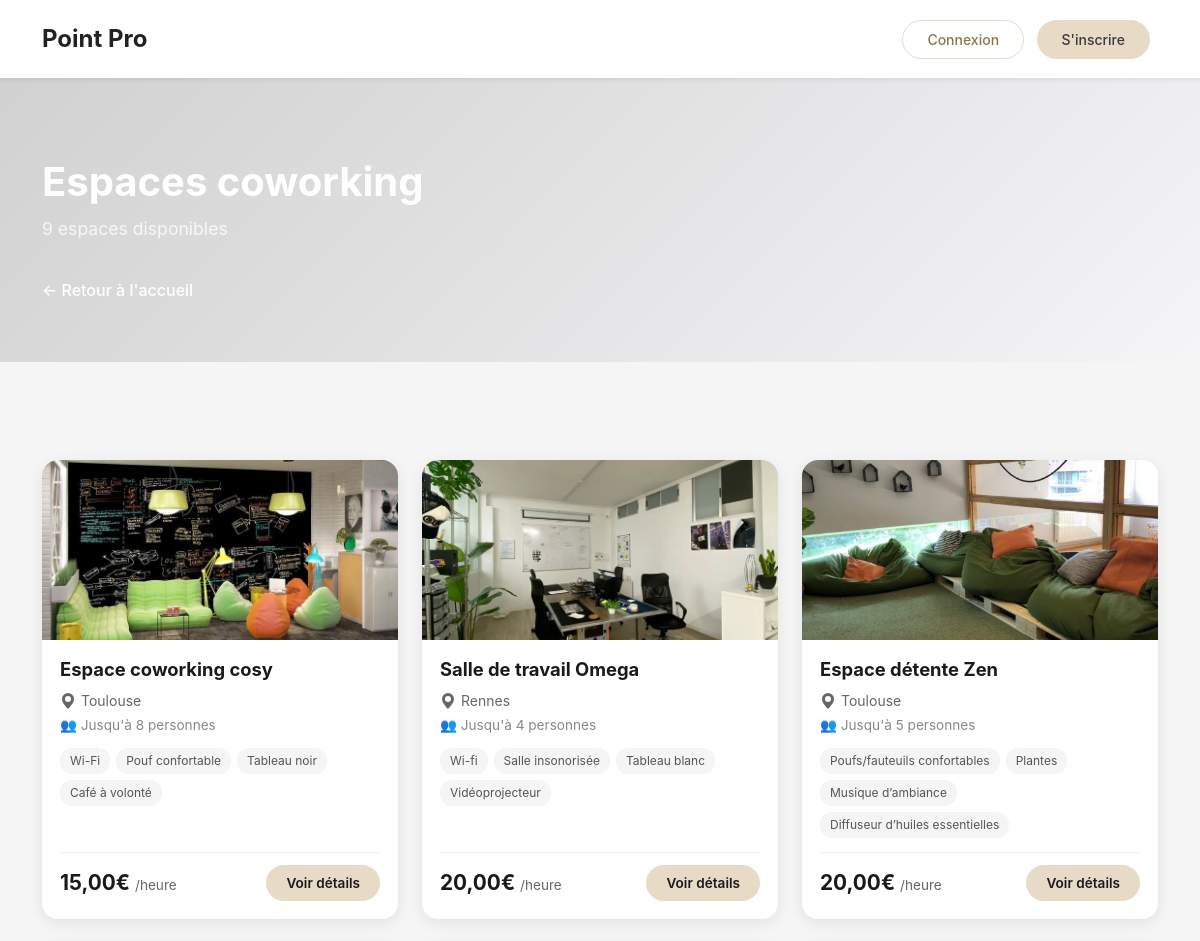
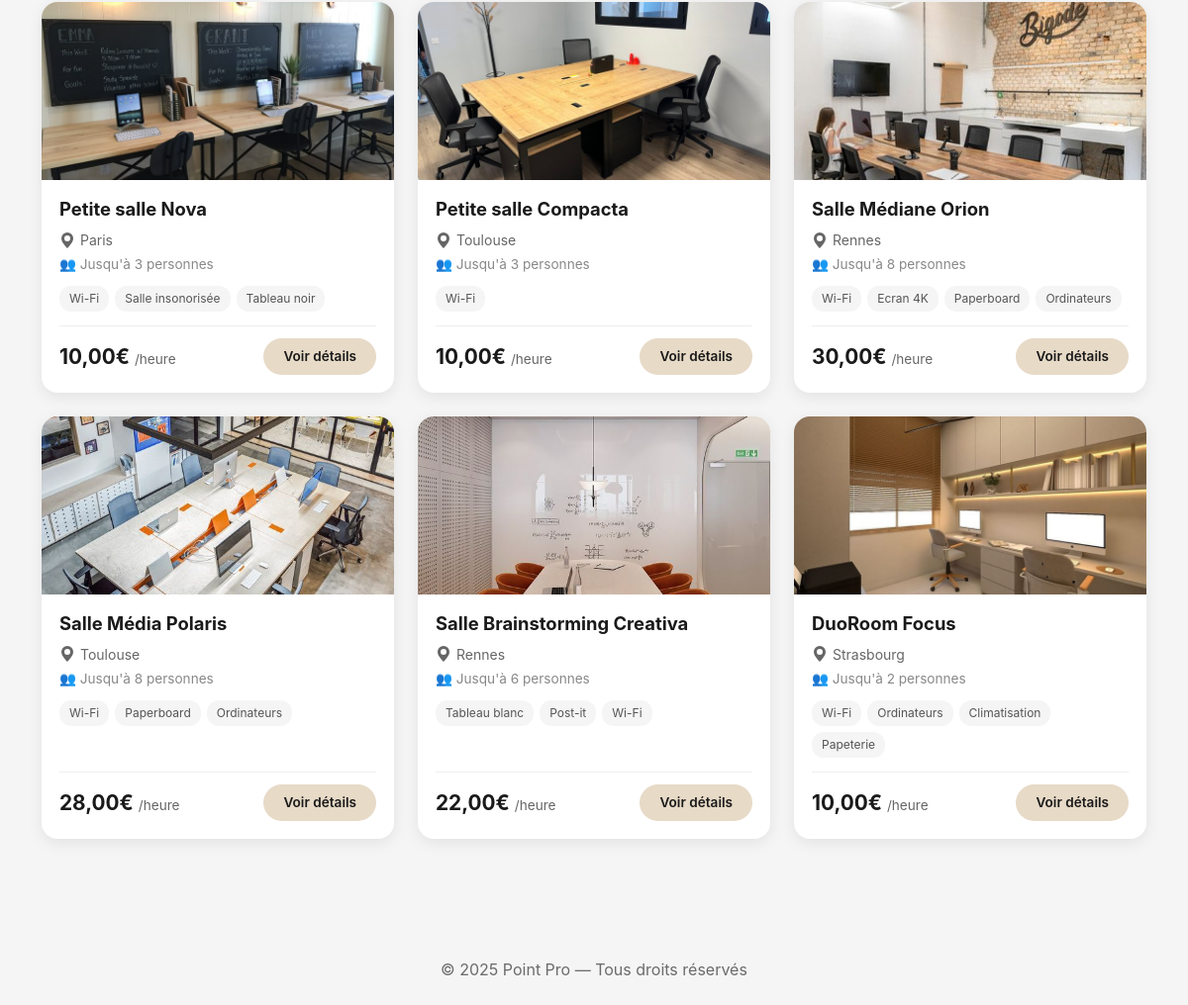
Screenshot of /espaces/categorie/coworking/ with the database file from the repository (2 pictures, top to bottom).
### client/models.py (models this page shows, shortened)
class Espace(models.Model):
    TYPE_CHOICES = [
        ('petite_salle', 'Petite salle'),
        ('moyenne_salle', 'Moyenne salle'),
        ('grande_salle', 'Grande salle'),
        ('reunion', 'Salle de réunion'),
        ('brainstorming', 'Salle de brainstorming'),
        ('studio', 'Salle de studio'),
        ('espace_detente', 'Espace détente'),
        ('espace_formation', 'Salle de formation'),
    ]
    nom = models.CharField(max_length=100)
    description = models.TextField(blank=True)
    type_espace = models.CharField(max_length=50, choices=TYPE_CHOICES)
    capacite = models.PositiveIntegerField()
    ville = models.CharField(max_length=100)
    adresse = models.CharField(max_length=200, blank=True)
    equipements = models.TextField(blank=True)
    prix_par_heure = models.DecimalField(max_digits=6, decimal_places=2)
    image = models.ImageField(upload_to='espaces/', blank=True, null=True)
    disponible = models.BooleanField(default=True)
    date_creation = models.DateTimeField(auto_now_add=True)

### client/views.py (the view)
# urls.py: path('espaces/categorie/<str:categorie>/', views.espaces_par_categorie, name='espaces_par_categorie'),
def espaces_par_categorie(request, categorie):
    categories_mapping = {
        'reunion': ['reunion'],
        'coworking': ['petite_salle', 'moyenne_salle','brainstorming','espace_detente'],
        'evenements': ['grande_salle','espace_formation','studio'],
    }
    types_espaces = categories_mapping.get(categorie, [categorie])
    espaces = Espace.objects.filter(disponible=True, type_espace__in=types_espaces)
    noms_categories = {
        'reunion': 'Salles de réunion',
        'coworking': 'Espaces coworking',
        'evenements': 'Salles d\'événements',
    }
    categorie_nom = noms_categories.get(categorie, categorie)
    for espace in espaces:
        if espace.equipements:
            espace.equipements_list = [eq.strip() for eq in espace.equipements.split(',') if eq.strip()]
        else:
            espace.equipements_list = []
    favoris_ids = []
    if request.user.is_authenticated:
        favoris_ids = list(Favori.objects.filter(user=request.user).values_list('espace_id', flat=True))
    context = {
        'espaces': espaces,
        'categorie': categorie,
        'categorie_nom': categorie_nom,
        'total': espaces.count(),
        'favoris_ids': favoris_ids
    }
    return render(request, "client/espaces_categorie.html", context)

### client/templates/client/espaces_categorie.html (shortened to what this page needs)
{% extends "client/base.html" %}
{% load static %}
{% block content %}
<div class="page-header">
  <div class="container">
    <h1>{{ categorie_nom }}</h1>
    <p class="text-muted">{{ total }} espace{% if total > 1 %}s{% endif %} disponible{% if total > 1 %}s{% endif %}</p>
    <a href="{% url 'accueil' %}" class="btn-back">← Retour à l'accueil</a>
  </div>
</div>
<section class="espaces-list-section py-5">
  <div class="container">
    {% if espaces %}
      <div class="row g-4">
        {% for espace in espaces %}
        <div class="col-lg-4 col-md-6">
          <div class="espace-card">
            <div class="espace-card-img" style="position: relative;">
              <a href="{% url 'detail_espace' espace.id %}">
                {% if espace.image %}
                  <img src="{{ espace.image.url }}" alt="{{ espace.nom }}">
                {% else %}
                  <img src="{% static 'client/images/default_espace.jpg' %}" alt="Espace">
                {% endif %}
              </a>
            </div>
            <div class="espace-card-body">
              <h3 class="espace-title">{{ espace.nom }}</h3>
              <div class="espace-location">
                <svg width="16" height="16" fill="currentColor" viewBox="0 0 16 16">
                  <path d="M8 16s6-5.686 6-10A6 6 0 0 0 2 6c0 4.314 6 10 6 10zm0-7a3 3 0 1 1 0-6 3 3 0 0 1 0 6z"/>
                </svg>
                {{ espace.ville }}
              </div>
              <div class="espace-capacity">👥 Jusqu'à {{ espace.capacite }} personnes</div>
              <div class="espace-features">
                {% if espace.equipements_list %}
                  {% for equipement in espace.equipements_list %}
                    <span class="feature-tag">{{ equipement }}</span>
                  {% endfor %}
                {% else %}
                  <span class="feature-tag text-muted">Aucun équipement</span>
                {% endif %}
              </div>
              <div class="espace-footer">
                <div class="espace-price">{{ espace.prix_par_heure }}€ <span>/heure</span></div>
                <a href="{% url 'detail_espace' espace.id %}" class="btn-voir">Voir détails</a>
              </div>
            </div>
          </div>
        </div>
        {% endfor %}
      </div>
    {% else %}
      <div class="text-center py-5">
        <p class="text-muted fs-5">Aucun espace disponible dans cette catégorie pour le moment.</p>
        <a href="{% url 'accueil' %}" class="btn btn-primary mt-3">Retour à l'accueil</a>
      </div>
    {% endif %}
  </div>
</section>
{% endblock %}

### client/templates/client/base.html (shortened to what this page needs)
{% load static %}
<!DOCTYPE html>
<html lang="fr">
<head>
    <link href="https://cdn.jsdelivr.net/npm/bootstrap@5.3.2/dist/css/bootstrap.min.css" rel="stylesheet">
    <link rel="stylesheet" href="{% static 'client/style.css' %}">
</head>
<body>
    <nav class="navbar navbar-expand-lg navbar-light bg-white py-3 shadow-sm">
        <div class="container">
            <a class="navbar-brand fw-bold fs-4" href="{% url 'accueil' %}">Point Pro</a>
            <div class="collapse navbar-collapse justify-content-end" id="mainNav">
                <ul class="navbar-nav align-items-center">
                    <li class="nav-item mx-2">
                        {% if user.is_authenticated %}
                            <div class="dropdown">
                                <button class="btn dropdown-toggle" type="button" data-bs-toggle="dropdown">
                                    Bonjour, {{ user.first_name }}
                                </button>
                                <ul class="dropdown-menu dropdown-menu-end">
                                    <li><a class="dropdown-item" href="{% url 'mon_compte' %}">Mon compte</a></li>
                                    <li><a class="dropdown-item" href="{% url 'mes_reservations' %}">Mes réservations</a></li>
                                    <li><a class="dropdown-item" href="{% url 'mes_favoris' %}">Mes favoris</a></li>
                                    <li><hr class="dropdown-divider"></li>
                                    <li><a class="dropdown-item logout" href="{% url 'logout' %}">Se déconnecter</a></li>
                                </ul>
                            </div>
                        {% else %}
                            <a href="{% url 'login' %}" class="btn btn-login rounded-pill px-4 py-2 me-2">Connexion</a>
                            <a href="{% url 'signup' %}" class="btn btn-signup rounded-pill px-4 py-2">S'inscrire</a>
                        {% endif %}
                    </li>
                </ul>
            </div>
        </div>
    </nav>
    <div style="margin-top: 0px;">
        {% block content %}{% endblock %}
    </div>
    <footer class="text-center py-4 mt-5" style="background: #f5f5f5; color: #6b6b6b;">
        <p style="margin: 0;">© 2025 Point Pro — Tous droits réservés</p>
    </footer>
</body>
</html>

### client/static/client/style.css (style rules this page uses)
body { font-family: "Poppins", sans-serif; background-color: #f5f5f5 !important; }
* { margin: 0; padding: 0; box-sizing: border-box; }
body { margin: 0 !important; padding: 0 !important; }
.navbar { margin: 0 !important; transition: all 0.3s ease; }
.navbar-brand { font-weight: 600; color: #222 !important; }
footer { background-color: #f8f9fa; padding: 20px; text-align: center; color: #555; }
.navbar { transition: all 0.3s ease; }
body { padding-top: 80px; }
.espace-card { background: white; border-radius: 16px; overflow: hidden; box-shadow: 0 4px 15px rgba(0,0,0,0.08); transition: all 0.3s ease; height: 100%; display: flex; flex-direction: column; }
.espace-card-img { position: relative; height: 180px; overflow: hidden; }
.espace-card-img img { width: 100%; height: 100%; object-fit: cover; transition: transform 0.4s ease; }
.espace-card-body { padding: 18px; flex-grow: 1; display: flex; flex-direction: column; }
.espace-title { font-size: 1.15rem; font-weight: 700; color: #1a1a1a; margin-bottom: 8px; line-height: 1.3; }
.espace-location { display: flex; align-items: center; color: #666; font-size: 0.875rem; margin-bottom: 4px; }
.espace-location svg { margin-right: 5px; }
.espace-capacity { color: #888; font-size: 0.85rem; margin-bottom: 12px; }
.espace-features { display: flex; gap: 6px; flex-wrap: wrap; margin-bottom: 14px; }
.feature-tag { background: #f5f5f5; padding: 4px 10px; border-radius: 12px; font-size: 0.75rem; color: #555; }
.espace-footer { display: flex; justify-content: space-between; align-items: center; margin-top: auto; padding-top: 12px; border-top: 1px solid #eee; }
.espace-price { font-size: 1.3rem; font-weight: 700; color: #1a1a1a; }
.espace-price span { font-size: 0.85rem; font-weight: 400; color: #666; }
.btn-voir { background: #E7DAC7; color: #1a1a1a; border: none; padding: 8px 20px; border-radius: 20px; font-weight: 600; font-size: 0.85rem; transition: all 0.2s ease; text-decoration: none; }
h1 { font-size: 2rem; font-weight: 700; }
a, button { outline: none !important; }
.btn-login { background-color: white; color: #8A754A; border: 1px solid #E7DAC7; border-radius: 12px; padding: 8px 16px; font-weight: 500; font-size: 14px; transition: all 0.2s ease; }
.btn-signup { background-color: #E7DAC7; color: #3a3a3a; border: 1px solid #E7DAC7; border-radius: 12px; padding: 8px 16px; font-weight: 500; font-size: 14px; transition: all 0.2s ease; }
* { margin:0;padding:0;box-sizing:border-box }
body { font-family:-apple-system,BlinkMacSystemFont,"Segoe UI",Roboto,"Helvetica Neue",Arial,sans-serif; background:#f5f5f5;color:#262626; }

### client/templates/client/espaces_categorie.html (style rules this page uses)
.page-header { background: linear-gradient(135deg, #d1d1d1 0%, #f5f4f7 100%); color: white; padding: 80px 0 60px; margin-bottom: 50px; }
.page-header h1 { font-size: 2.5rem; font-weight: 700; margin-bottom: 10px; }
.page-header .text-muted { color: rgba(255, 255, 255, 0.8) !important; font-size: 1.1rem; }
.btn-back { display: inline-block; margin-top: 20px; color: white; text-decoration: none; font-weight: 500; transition: opacity 0.3s; }

### rows the page displays
Espace: image (picture), nom "Espace coworking cosy", ville "Toulouse", capacite "8", equipements_list "Wi-Fi" "Pouf confortable" "Tableau noir" "Café à volonté", prix_par_heure "15,00"
Espace: image (picture), nom "Salle de travail Omega", ville "Rennes", capacite "4", equipements_list "Wi-fi" "Salle insonorisée" "Tableau blanc" "Vidéoprojecteur", prix_par_heure "20,00"
Espace: image (picture), nom "Espace détente Zen", ville "Toulouse", capacite "5", equipements_list "Poufs/fauteuils confortables" "Plantes" "Musique d’ambiance" "Diffuseur d’huiles essentielles", prix_par_heure "20,00"
Espace: image (picture), nom "Petite salle Nova", ville "Paris", capacite "3", equipements_list "Wi-Fi" "Salle insonorisée" "Tableau noir", prix_par_heure "10,00"
Espace: image (picture), nom "Petite salle Compacta", ville "Toulouse", capacite "3", equipements_list "Wi-Fi", prix_par_heure "10,00"
Espace: image (picture), nom "Salle Médiane Orion", ville "Rennes", capacite "8", equipements_list "Wi-Fi" "Ecran 4K" "Paperboard" "Ordinateurs", prix_par_heure "30,00"
Espace: image (picture), nom "Salle Média Polaris", ville "Toulouse", capacite "8", equipements_list "Wi-Fi" "Paperboard" "Ordinateurs", prix_par_heure "28,00"
Espace: image (picture), nom "Salle Brainstorming Creativa", ville "Rennes", capacite "6", equipements_list "Tableau blanc" "Post-it" "Wi-Fi", prix_par_heure "22,00"
Espace: image (picture), nom "DuoRoom Focus", ville "Strasbourg", capacite "2", equipements_list "Wi-Fi" "Ordinateurs" "Climatisation" "Papeterie", prix_par_heure "10,00"

### other values shown
{{ categorie_nom }} "Espaces coworking"
{{ total }} "9"
